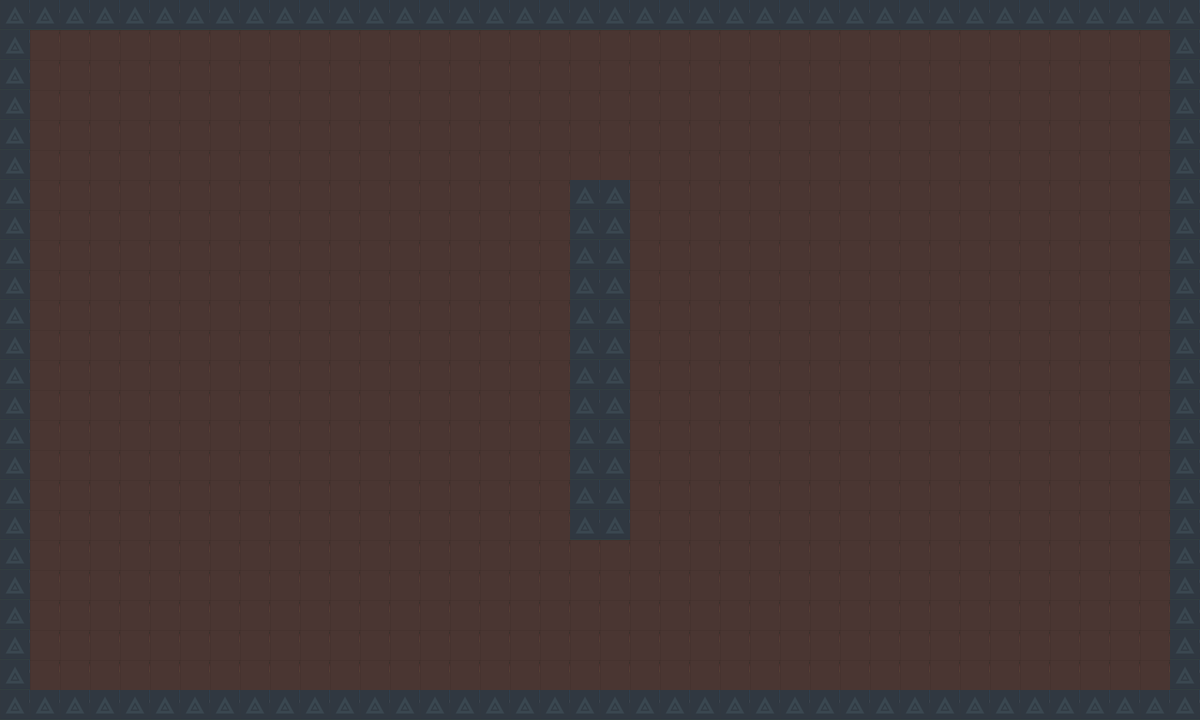

A 2D game scene composited from a Tiled map and its tileset images. What follows is a short description and the map's XML, with every tile layer's data as written:
An orthogonal 40x24 tile map with 30x30 px tiles, 2 tile layers (Background, walls).

<map version="1.0" orientation="orthogonal" renderorder="right-down" width="40" height="24" tilewidth="30" tileheight="30" nextobjectid="1">
 <tileset firstgid="1" name="tiles" tilewidth="30" tileheight="30" tilecount="264" columns="22">
  <image source="../img/tilesheet_complete_30x30.png" width="660" height="360" />
 </tileset>
 <layer name="Background" width="40" height="24">
  <data encoding="csv">
1,1,1,1,1,1,1,1,1,1,1,1,1,1,1,1,1,1,1,1,1,1,1,1,1,1,1,1,1,1,1,1,1,1,1,1,1,1,1,1,
1,1,1,1,1,1,1,1,1,1,1,1,1,1,1,1,1,1,1,1,1,1,1,1,1,1,1,1,1,1,1,1,1,1,1,1,1,1,1,1,
1,1,1,1,1,1,1,1,1,1,1,1,1,1,1,1,1,1,1,1,1,1,1,1,1,1,1,1,1,1,1,1,1,1,1,1,1,1,1,1,
1,1,1,1,1,1,1,1,1,1,1,1,1,1,1,1,1,1,1,1,1,1,1,1,1,1,1,1,1,1,1,1,1,1,1,1,1,1,1,1,
1,1,1,1,1,1,1,1,1,1,1,1,1,1,1,1,1,1,1,1,1,1,1,1,1,1,1,1,1,1,1,1,1,1,1,1,1,1,1,1,
1,1,1,1,1,1,1,1,1,1,1,1,1,1,1,1,1,1,1,1,1,1,1,1,1,1,1,1,1,1,1,1,1,1,1,1,1,1,1,1,
1,1,1,1,1,1,1,1,1,1,1,1,1,1,1,1,1,1,1,1,1,1,1,1,1,1,1,1,1,1,1,1,1,1,1,1,1,1,1,1,
1,1,1,1,1,1,1,1,1,1,1,1,1,1,1,1,1,1,1,1,1,1,1,1,1,1,1,1,1,1,1,1,1,1,1,1,1,1,1,1,
1,1,1,1,1,1,1,1,1,1,1,1,1,1,1,1,1,1,1,1,1,1,1,1,1,1,1,1,1,1,1,1,1,1,1,1,1,1,1,1,
1,1,1,1,1,1,1,1,1,1,1,1,1,1,1,1,1,1,1,1,1,1,1,1,1,1,1,1,1,1,1,1,1,1,1,1,1,1,1,1,
1,1,1,1,1,1,1,1,1,1,1,1,1,1,1,1,1,1,1,1,1,1,1,1,1,1,1,1,1,1,1,1,1,1,1,1,1,1,1,1,
1,1,1,1,1,1,1,1,1,1,1,1,1,1,1,1,1,1,1,1,1,1,1,1,1,1,1,1,1,1,1,1,1,1,1,1,1,1,1,1,
1,1,1,1,1,1,1,1,1,1,1,1,1,1,1,1,1,1,1,1,1,1,1,1,1,1,1,1,1,1,1,1,1,1,1,1,1,1,1,1,
1,1,1,1,1,1,1,1,1,1,1,1,1,1,1,1,1,1,1,1,1,1,1,1,1,1,1,1,1,1,1,1,1,1,1,1,1,1,1,1,
1,1,1,1,1,1,1,1,1,1,1,1,1,1,1,1,1,1,1,1,1,1,1,1,1,1,1,1,1,1,1,1,1,1,1,1,1,1,1,1,
1,1,1,1,1,1,1,1,1,1,1,1,1,1,1,1,1,1,1,1,1,1,1,1,1,1,1,1,1,1,1,1,1,1,1,1,1,1,1,1,
1,1,1,1,1,1,1,1,1,1,1,1,1,1,1,1,1,1,1,1,1,1,1,1,1,1,1,1,1,1,1,1,1,1,1,1,1,1,1,1,
1,1,1,1,1,1,1,1,1,1,1,1,1,1,1,1,1,1,1,1,1,1,1,1,1,1,1,1,1,1,1,1,1,1,1,1,1,1,1,1,
1,1,1,1,1,1,1,1,1,1,1,1,1,1,1,1,1,1,1,1,1,1,1,1,1,1,1,1,1,1,1,1,1,1,1,1,1,1,1,1,
1,1,1,1,1,1,1,1,1,1,1,1,1,1,1,1,1,1,1,1,1,1,1,1,1,1,1,1,1,1,1,1,1,1,1,1,1,1,1,1,
1,1,1,1,1,1,1,1,1,1,1,1,1,1,1,1,1,1,1,1,1,1,1,1,1,1,1,1,1,1,1,1,1,1,1,1,1,1,1,1,
1,1,1,1,1,1,1,1,1,1,1,1,1,1,1,1,1,1,1,1,1,1,1,1,1,1,1,1,1,1,1,1,1,1,1,1,1,1,1,1,
1,1,1,1,1,1,1,1,1,1,1,1,1,1,1,1,1,1,1,1,1,1,1,1,1,1,1,1,1,1,1,1,1,1,1,1,1,1,1,1,
1,1,1,1,1,1,1,1,1,1,1,1,1,1,1,1,1,1,1,1,1,1,1,1,1,1,1,1,1,1,1,1,1,1,1,1,1,1,1,1
</data>
 </layer>
 <layer name="walls" width="40" height="24">
  <data encoding="csv">
177,177,177,177,177,177,177,177,177,177,177,177,177,177,177,177,177,177,177,177,177,177,177,177,177,177,177,177,177,177,177,177,177,177,177,177,177,177,177,177,
177,0,0,0,0,0,0,0,0,0,0,0,0,0,0,0,0,0,0,0,0,0,0,0,0,0,0,0,0,0,0,0,0,0,0,0,0,0,0,177,
177,0,0,0,0,0,0,0,0,0,0,0,0,0,0,0,0,0,0,0,0,0,0,0,0,0,0,0,0,0,0,0,0,0,0,0,0,0,0,177,
177,0,0,0,0,0,0,0,0,0,0,0,0,0,0,0,0,0,0,0,0,0,0,0,0,0,0,0,0,0,0,0,0,0,0,0,0,0,0,177,
177,0,0,0,0,0,0,0,0,0,0,0,0,0,0,0,0,0,0,0,0,0,0,0,0,0,0,0,0,0,0,0,0,0,0,0,0,0,0,177,
177,0,0,0,0,0,0,0,0,0,0,0,0,0,0,0,0,0,0,0,0,0,0,0,0,0,0,0,0,0,0,0,0,0,0,0,0,0,0,177,
177,0,0,0,0,0,0,0,0,0,0,0,0,0,0,0,0,0,0,177,177,0,0,0,0,0,0,0,0,0,0,0,0,0,0,0,0,0,0,177,
177,0,0,0,0,0,0,0,0,0,0,0,0,0,0,0,0,0,0,177,177,0,0,0,0,0,0,0,0,0,0,0,0,0,0,0,0,0,0,177,
177,0,0,0,0,0,0,0,0,0,0,0,0,0,0,0,0,0,0,177,177,0,0,0,0,0,0,0,0,0,0,0,0,0,0,0,0,0,0,177,
177,0,0,0,0,0,0,0,0,0,0,0,0,0,0,0,0,0,0,177,177,0,0,0,0,0,0,0,0,0,0,0,0,0,0,0,0,0,0,177,
177,0,0,0,0,0,0,0,0,0,0,0,0,0,0,0,0,0,0,177,177,0,0,0,0,0,0,0,0,0,0,0,0,0,0,0,0,0,0,177,
177,0,0,0,0,0,0,0,0,0,0,0,0,0,0,0,0,0,0,177,177,0,0,0,0,0,0,0,0,0,0,0,0,0,0,0,0,0,0,177,
177,0,0,0,0,0,0,0,0,0,0,0,0,0,0,0,0,0,0,177,177,0,0,0,0,0,0,0,0,0,0,0,0,0,0,0,0,0,0,177,
177,0,0,0,0,0,0,0,0,0,0,0,0,0,0,0,0,0,0,177,177,0,0,0,0,0,0,0,0,0,0,0,0,0,0,0,0,0,0,177,
177,0,0,0,0,0,0,0,0,0,0,0,0,0,0,0,0,0,0,177,177,0,0,0,0,0,0,0,0,0,0,0,0,0,0,0,0,0,0,177,
177,0,0,0,0,0,0,0,0,0,0,0,0,0,0,0,0,0,0,177,177,0,0,0,0,0,0,0,0,0,0,0,0,0,0,0,0,0,0,177,
177,0,0,0,0,0,0,0,0,0,0,0,0,0,0,0,0,0,0,177,177,0,0,0,0,0,0,0,0,0,0,0,0,0,0,0,0,0,0,177,
177,0,0,0,0,0,0,0,0,0,0,0,0,0,0,0,0,0,0,177,177,0,0,0,0,0,0,0,0,0,0,0,0,0,0,0,0,0,0,177,
177,0,0,0,0,0,0,0,0,0,0,0,0,0,0,0,0,0,0,0,0,0,0,0,0,0,0,0,0,0,0,0,0,0,0,0,0,0,0,177,
177,0,0,0,0,0,0,0,0,0,0,0,0,0,0,0,0,0,0,0,0,0,0,0,0,0,0,0,0,0,0,0,0,0,0,0,0,0,0,177,
177,0,0,0,0,0,0,0,0,0,0,0,0,0,0,0,0,0,0,0,0,0,0,0,0,0,0,0,0,0,0,0,0,0,0,0,0,0,0,177,
177,0,0,0,0,0,0,0,0,0,0,0,0,0,0,0,0,0,0,0,0,0,0,0,0,0,0,0,0,0,0,0,0,0,0,0,0,0,0,177,
177,0,0,0,0,0,0,0,0,0,0,0,0,0,0,0,0,0,0,0,0,0,0,0,0,0,0,0,0,0,0,0,0,0,0,0,0,0,0,177,
177,177,177,177,177,177,177,177,177,177,177,177,177,177,177,177,177,177,177,177,177,177,177,177,177,177,177,177,177,177,177,177,177,177,177,177,177,177,177,177
</data>
 </layer>
</map>
